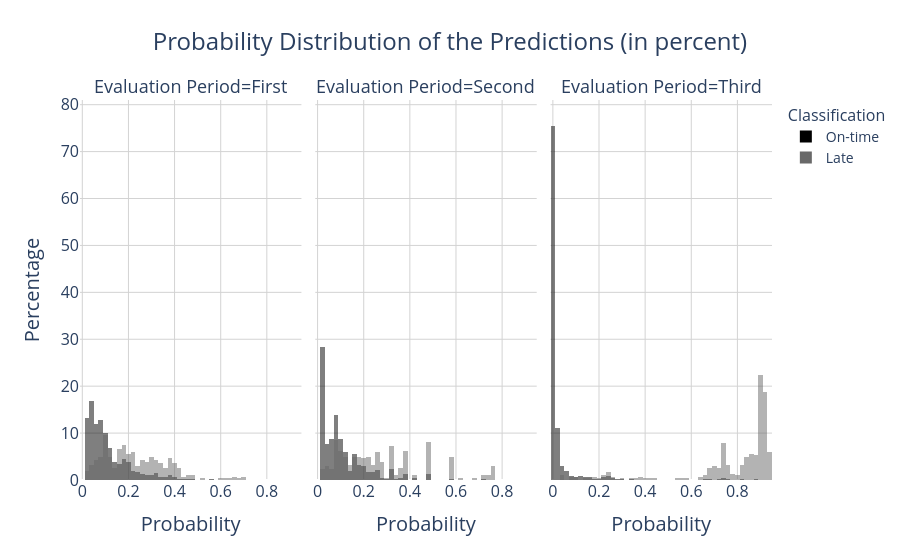

The notebook cell this image was saved under:
### Code cell
# Adjusted color mapping for histogram with faceted subplots
fig = px.histogram(df_proba_distribution_complete.replace({0: "On-time", 1: "Late"}),
             facet_col="Evaluation Period",
             x="Probability",
             color="Classification",
             barmode="overlay",
             histnorm="percent",
             opacity = 0.5,
             title="Probability Distribution of the Predictions (in percent)",
             color_discrete_map={
                 "On-time": "black",
                 "Late": "dimgray"
             },
             )

# Update the subplot titles
subplot_titles = fig.layout.annotations
for i, annotation in enumerate(subplot_titles):
    annotation['font'] = dict(size=18)

# Apply x-axis and y-axis titles and fonts to all subplots
for i in range(1, len(fig.layout.annotations) + 1):
    # Apply grid and settings for x-axis
    fig.update_xaxes(title_text="Probability", title_font=dict(size=20), tickfont=dict(size=16),
                     showgrid=True, gridcolor="lightgray", row=1, col=i)
    # Apply y-axis settings only to the first column, with range increased to 80
    if i == 1:
        fig.update_yaxes(title_text="Percentage", title_font=dict(size=20), tickfont=dict(size=16),
                         range=[0, 81],  # Extend y-axis range to 80
                         showgrid=True, gridcolor="lightgray", row=1, col=i)
    else:
        fig.update_yaxes(showticklabels=False, range=[0, 81],  # Ensure consistent y-axis range
                         showgrid=True, gridcolor="lightgray", row=1, col=i)

# Update layout for background, title, and legend
fig.update_layout(
    title={'font': {'size': 24}, 'x': 0.5},  # Center the title
    legend=dict(
        title='Classification',
        font=dict(size=14),
        title_font=dict(size=16)
    ),
    plot_bgcolor='white',  # Set background to white
    paper_bgcolor='white'   # Set the paper background to white
)

# fig.show()

### Figure 1 — Plotly figure (JSON) as saved in the notebook; plotly's stock layout.template omitted (floating-point values rounded to 4 significant figures; data arrays with more than 128 entries replaced by an {"elided": "..."} marker saying what was removed)
{"data": [{"alignmentgroup": "True", "bingroup": "x", "histnorm": "percent", "hovertemplate": "Classification=On-time<br>Evaluation Period=First<br>Probability=%{x}<br>percent=%{y}<extra></extra>", "legendgroup": "On-time", "marker": {"color": "black", "opacity": 0.5, "pattern": {"shape": ""}}, "name": "On-time", "offsetgroup": "On-time", "orientation": "v", "showlegend": true, "type": "histogram", "x": {"elided": "2195 float values"}, "xaxis": "x", "yaxis": "y"}, {"alignmentgroup": "True", "bingroup": "x", "histnorm": "percent", "hovertemplate": "Classification=On-time<br>Evaluation Period=Second<br>Probability=%{x}<br>percent=%{y}<extra></extra>", "legendgroup": "On-time", "marker": {"color": "black", "opacity": 0.5, "pattern": {"shape": ""}}, "name": "On-time", "offsetgroup": "On-time", "orientation": "v", "showlegend": false, "type": "histogram", "x": {"elided": "2195 float values"}, "xaxis": "x2", "yaxis": "y2"}, {"alignmentgroup": "True", "bingroup": "x", "histnorm": "percent", "hovertemplate": "Classification=On-time<br>Evaluation Period=Third<br>Probability=%{x}<br>percent=%{y}<extra></extra>", "legendgroup": "On-time", "marker": {"color": "black", "opacity": 0.5, "pattern": {"shape": ""}}, "name": "On-time", "offsetgroup": "On-time", "orientation": "v", "showlegend": false, "type": "histogram", "x": {"elided": "2195 float values"}, "xaxis": "x3", "yaxis": "y3"}, {"alignmentgroup": "True", "bingroup": "x", "histnorm": "percent", "hovertemplate": "Classification=Late<br>Evaluation Period=First<br>Probability=%{x}<br>percent=%{y}<extra></extra>", "legendgroup": "Late", "marker": {"color": "dimgray", "opacity": 0.5, "pattern": {"shape": ""}}, "name": "Late", "offsetgroup": "Late", "orientation": "v", "showlegend": true, "type": "histogram", "x": {"elided": "305 float values"}, "xaxis": "x", "yaxis": "y"}, {"alignmentgroup": "True", "bingroup": "x", "histnorm": "percent", "hovertemplate": "Classification=Late<br>Evaluation Period=Second<br>Probability=%{x}<br>percent=%{y}<extra></extra>", "legendgroup": "Late", "marker": {"color": "dimgray", "opacity": 0.5, "pattern": {"shape": ""}}, "name": "Late", "offsetgroup": "Late", "orientation": "v", "showlegend": false, "type": "histogram", "x": {"elided": "305 float values"}, "xaxis": "x2", "yaxis": "y2"}, {"alignmentgroup": "True", "bingroup": "x", "histnorm": "percent", "hovertemplate": "Classification=Late<br>Evaluation Period=Third<br>Probability=%{x}<br>percent=%{y}<extra></extra>", "legendgroup": "Late", "marker": {"color": "dimgray", "opacity": 0.5, "pattern": {"shape": ""}}, "name": "Late", "offsetgroup": "Late", "orientation": "v", "showlegend": false, "type": "histogram", "x": {"elided": "305 float values"}, "xaxis": "x3", "yaxis": "y3"}], "layout": {"annotations": [{"font": {"size": 18}, "showarrow": false, "text": "Evaluation Period=First", "x": 0.16, "xanchor": "center", "xref": "paper", "y": 1, "yanchor": "bottom", "yref": "paper"}, {"font": {"size": 18}, "showarrow": false, "text": "Evaluation Period=Second", "x": 0.5, "xanchor": "center", "xref": "paper", "y": 1, "yanchor": "bottom", "yref": "paper"}, {"font": {"size": 18}, "showarrow": false, "text": "Evaluation Period=Third", "x": 0.84, "xanchor": "center", "xref": "paper", "y": 1, "yanchor": "bottom", "yref": "paper"}], "barmode": "overlay", "legend": {"font": {"size": 14}, "title": {"font": {"size": 16}, "text": "Classification"}, "tracegroupgap": 0}, "paper_bgcolor": "white", "plot_bgcolor": "white", "title": {"font": {"size": 24}, "text": "Probability Distribution of the Predictions (in percent)", "x": 0.5}, "xaxis": {"anchor": "y", "domain": [0, 0.32], "gridcolor": "lightgray", "showgrid": true, "tickfont": {"size": 16}, "title": {"font": {"size": 20}, "text": "Probability"}}, "xaxis2": {"anchor": "y2", "domain": [0.34, 0.66], "gridcolor": "lightgray", "matches": "x", "showgrid": true, "tickfont": {"size": 16}, "title": {"font": {"size": 20}, "text": "Probability"}}, "xaxis3": {"anchor": "y3", "domain": [0.68, 1.0], "gridcolor": "lightgray", "matches": "x", "showgrid": true, "tickfont": {"size": 16}, "title": {"font": {"size": 20}, "text": "Probability"}}, "yaxis": {"anchor": "x", "domain": [0, 1], "gridcolor": "lightgray", "range": [0, 81], "showgrid": true, "tickfont": {"size": 16}, "title": {"font": {"size": 20}, "text": "Percentage"}}, "yaxis2": {"anchor": "x2", "domain": [0, 1], "gridcolor": "lightgray", "matches": "y", "range": [0, 81], "showgrid": true, "showticklabels": false}, "yaxis3": {"anchor": "x3", "domain": [0, 1], "gridcolor": "lightgray", "matches": "y", "range": [0, 81], "showgrid": true, "showticklabels": false}}}
